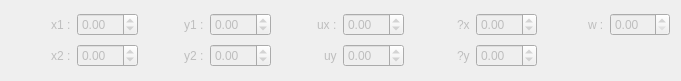
          <widget class="QWidget" name="ObstaclesSegment" native="true">
           <property name="enabled">
            <bool>false</bool>
           </property>
           <property name="geometry">
            <rect>
             <x>210</x>
             <y>250</y>
             <width>681</width>
             <height>81</height>
            </rect>
           </property>
           <layout class="QGridLayout" name="gridLayout_11">
            <item row="0" column="4">
             <layout class="QHBoxLayout" name="horizontalLayout_154">
              <item alignment="Qt::AlignRight">
               <widget class="QLabel" name="label_157">
                <property name="text">
                 <string>w :</string>
                </property>
               </widget>
              </item>
              <item>
               <widget class="QDoubleSpinBox" name="ObstaclesSegmentW"/>
              </item>
             </layout>
            </item>
            <item row="0" column="1">
             <layout class="QHBoxLayout" name="horizontalLayout_148">
              <item alignment="Qt::AlignRight">
               <widget class="QLabel" name="label_151">
                <property name="text">
                 <string>y1 :</string>
                </property>
               </widget>
              </item>
              <item>
               <widget class="QDoubleSpinBox" name="ObstaclesSegmentY1">
                <property name="minimum">
                 <double>-99.000000000000000</double>
                </property>
               </widget>
              </item>
             </layout>
            </item>
            <item row="1" column="0">
             <layout class="QHBoxLayout" name="horizontalLayout_155">
              <item alignment="Qt::AlignRight">
               <widget class="QLabel" name="label_158">
                <property name="text">
                 <string>x2 :</string>
                </property>
               </widget>
              </item>
              <item>
               <widget class="QDoubleSpinBox" name="ObstaclesSegmentX2">
                <property name="minimum">
                 <double>-99.000000000000000</double>
                </property>
               </widget>
              </item>
             </layout>
            </item>
            <item row="1" column="1">
             <layout class="QHBoxLayout" name="horizontalLayout_156">
              <item alignment="Qt::AlignRight">
               <widget class="QLabel" name="label_159">
                <property name="text">
                 <string>y2 :</string>
                </property>
               </widget>
              </item>
              <item>
               <widget class="QDoubleSpinBox" name="ObstaclesSegmentY2">
                <property name="minimum">
                 <double>-99.000000000000000</double>
                </property>
               </widget>
              </item>
             </layout>
            </item>
            <item row="0" column="0">
             <layout class="QHBoxLayout" name="horizontalLayout_147">
              <item alignment="Qt::AlignRight">
               <widget class="QLabel" name="label_150">
                <property name="text">
                 <string>x1 :</string>
                </property>
               </widget>
              </item>
              <item>
               <widget class="QDoubleSpinBox" name="ObstaclesSegmentX1">
                <property name="minimum">
                 <double>-99.000000000000000</double>
                </property>
               </widget>
              </item>
             </layout>
            </item>
            <item row="0" column="2">
             <layout class="QHBoxLayout" name="horizontalLayout_153">
              <item alignment="Qt::AlignRight">
               <widget class="QLabel" name="label_156">
                <property name="text">
                 <string>ux :</string>
                </property>
               </widget>
              </item>
              <item>
               <widget class="QDoubleSpinBox" name="ObstaclesSegmentUx">
                <property name="minimum">
                 <double>-99.000000000000000</double>
                </property>
               </widget>
              </item>
             </layout>
            </item>
            <item row="1" column="2">
             <layout class="QHBoxLayout" name="horizontalLayout_150">
              <item alignment="Qt::AlignRight">
               <widget class="QLabel" name="label_153">
                <property name="text">
                 <string>uy</string>
                </property>
               </widget>
              </item>
              <item>
               <widget class="QDoubleSpinBox" name="ObstaclesSegmentUy">
                <property name="minimum">
                 <double>-99.000000000000000</double>
                </property>
               </widget>
              </item>
             </layout>
            </item>
            <item row="0" column="3">
             <layout class="QHBoxLayout" name="horizontalLayout_151">
              <item alignment="Qt::AlignRight">
               <widget class="QLabel" name="label_154">
                <property name="text">
                 <string>?x</string>
                </property>
               </widget>
              </item>
              <item>
               <widget class="QDoubleSpinBox" name="ObstaclesSegmentRandx">
                <property name="minimum">
                 <double>-99.000000000000000</double>
                </property>
               </widget>
              </item>
             </layout>
            </item>
            <item row="1" column="3">
             <layout class="QHBoxLayout" name="horizontalLayout_152">
              <item alignment="Qt::AlignRight">
               <widget class="QLabel" name="label_155">
                <property name="text">
                 <string>?y</string>
                </property>
               </widget>
              </item>
              <item>
               <widget class="QDoubleSpinBox" name="ObstaclesSegmentRandy">
                <property name="minimum">
                 <double>-99.000000000000000</double>
                </property>
               </widget>
              </item>
             </layout>
            </item>
           </layout>
          </widget>
